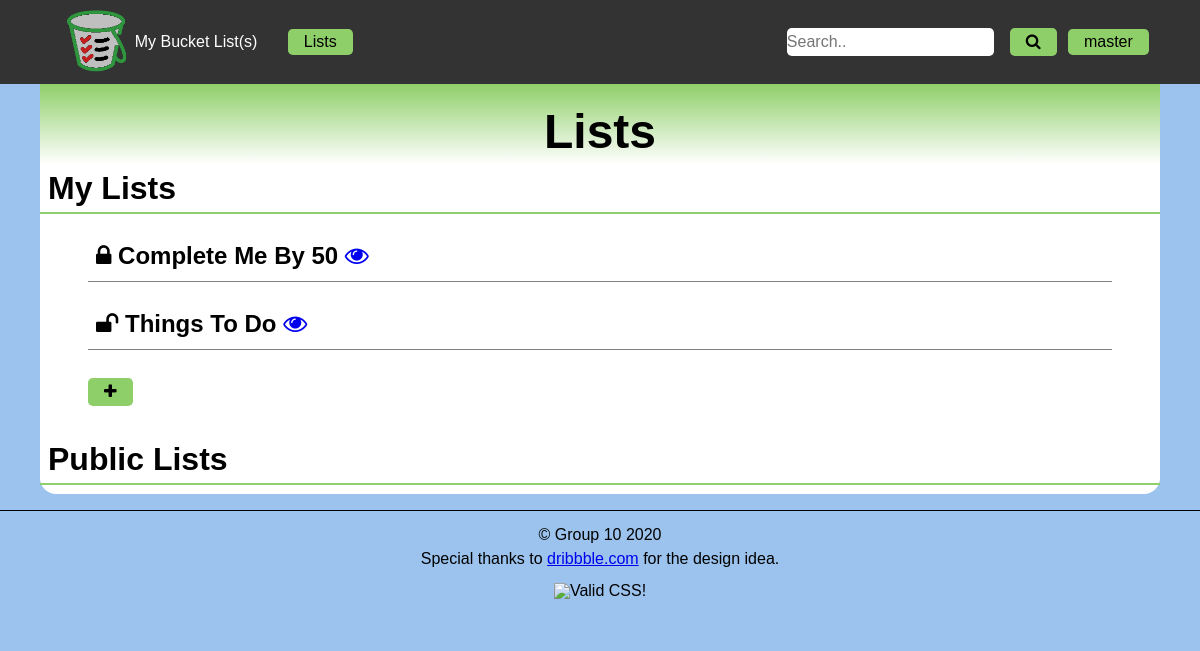
Screenshot of /display_list.php (signed in) with the database file from the repository.
### tables this page shows
CREATE TABLE IF NOT EXISTS `g10_lists` (
  `id` int(11) NOT NULL AUTO_INCREMENT,
  `fk_userid` int(11) NOT NULL,
  `listname` varchar(50) NOT NULL,
  `start` date NOT NULL,
  `end` date DEFAULT NULL,
  `private` tinyint(1) NOT NULL DEFAULT '1',
  PRIMARY KEY (`id`),
  KEY `g10_userid_2_fkuserid` (`fk_userid`)
);

### display_list.php (the view, shortened to what this page needs)
<?php
  $pdo = connectDB();
  $query = "SELECT * FROM `g10_lists` WHERE fk_userid = ?";
  $stmt = $pdo->prepare($query);
  $stmt->execute([$_SESSION['id']]);
  $myresult = $stmt->fetchAll();
?>
<!DOCTYPE html>
<html lang="en">
  <head>
    <?php
      include "includes/meta.php";
    ?>
  </head>
  <body>
    <header>
      <?php include 'includes/nav.php' ?>
    </header>
    <main>
      <header>
        <h1>Lists</h1>
      </header>
    <?php if(isset($_SESSION['user'])): ?>
      <h2>My Lists</h2>
      <div class="lists">
        <ul>
          <?php foreach($myresult as $row):?>
          <li>
            <h3>
              <?php if($row['private'] == 1):?>
                <span><i class="fa fa-lock"></i></span>
              <?php else: ?>
                  <span><i class="fa fa-unlock"></i></span>
              <?php endif ?>
              <?= $row['listname']?>
              <a href = "view_list.php?list=<?= $row['id']?>"><i class="fa fa-eye"></i></a>
            </h3>
          </li>
          <?php endforeach ?>
          <li><button id="addlist"><i class="fa fa-plus"></i></button></li>
        </ul>
      </div>
    <?php endif ?>
    <h2>Public Lists</h2>
    </main>
    <?php include 'includes/footer.php' ?>
  </body>
</html>

### css/default.css (style rules this page uses)
:root { --link-color: #8fcf69; --linkhover-color: #818181; --text-color: #000; }
body { background-color: #9bc3ed; color: var(--text-color); font-family: Verdana, Helvetica, sans-serif; font-size: 16px; margin: auto; }
main { background-color: #FFF; border-bottom-right-radius: 1rem; border-bottom-left-radius: 1rem; max-width: 70rem; font-size: 1em; padding: 0 0 0.6em 0; margin: auto; }
header { text-align: center; background: linear-gradient(var(--link-color), transparent); }
main header { align-items: flex-end; display: flex; flex-direction: row; justify-content: space-evenly; padding: 1em 0 0 0; }
p,h1,h2,h3,h4,h5 { padding: 0.5rem; }
h1 { font-size: 3em; font-weight: bold; }
h2 { font-size: 2em; font-weight: bold; border-bottom: 2px solid var(--link-color); }
h3 { font-size: 1.5em; font-weight: bold; }
button, nav a, .dropdown, #login a { padding: 0.3rem 1rem; color: var(--text-color); margin: 0.5rem auto; background-color: var(--link-color); font-size: 1rem; border: none; cursor: pointer; border-radius: 0.3rem; }
main header~ul li, .lists>ul li { align-content: center; border-bottom: 0.1em solid #818181; display: flex; margin: 1em 3em; padding: 0.3em 0; }
main header~ul li:last-of-type, .lists>ul li:last-of-type { border: none; display:block; justify-self: flex-start; }

### rows the page displays
g10_lists: private 1 (drawn), listname "Complete Me By 50"
g10_lists: private 0 (drawn), listname "Things To Do"

### other values shown
$_SESSION['user'] "master"
